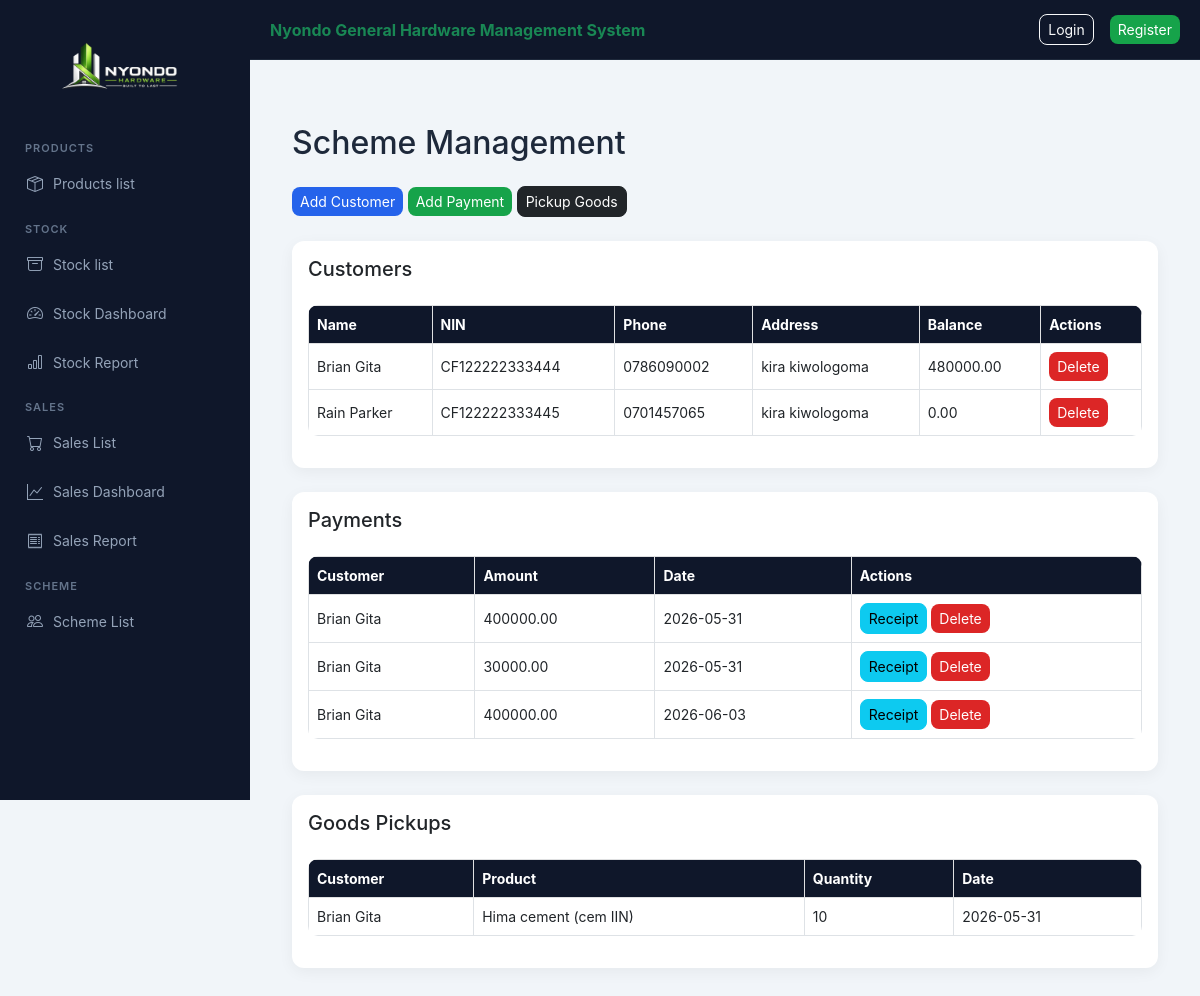
The page /nyondo/scheme/ on the database its author committed.
### nyondo_app/models.py (models this page shows, shortened)
class SchemeCustomer(models.Model):
    full_name = models.CharField(max_length=150)
    nin_number = models.CharField(max_length=30, unique=True)
    phone_number = models.CharField(max_length=20)
    address = models.TextField()
    occupation = models.CharField(max_length=100, default="Salary Earner")
    employer_name = models.CharField(max_length=150, blank=True)
    date_registered = models.DateTimeField(auto_now_add=True)
    def total_deposits(self):
        return self.schemepayment_set.aggregate(
            total=Sum("amount_paid")
        )["total"] or Decimal("0.00")
    def total_goods_taken(self):
        total = Decimal("0.00")
        for pickup in self.schemegoodspickup_set.select_related("linked_sale"):
            if pickup.linked_sale:
                total += pickup.linked_sale.total_price
        return total
    def available_balance(self):
        return self.total_deposits() - self.total_goods_taken()

class SchemeGoodsPickup(models.Model):
    customer = models.ForeignKey(SchemeCustomer, on_delete=models.CASCADE)
    product = models.ForeignKey(Product, on_delete=models.CASCADE)
    quantity_taken = models.PositiveIntegerField()
    linked_sale = models.ForeignKey(
        Sales,
        on_delete=models.SET_NULL,
        null=True,
        blank=True
    )
    pickup_date = models.DateTimeField(auto_now_add=True)

class Sales(models.Model):
    CUSTOMER_TYPES = [
        ("retail", "Retail"),
        ("wholesale", "Wholesale"),
        ("individual_buyers", "Individual Buyers"),
    ]
    customer_name = models.CharField(max_length=150)
    customer_type = models.CharField(max_length=20, choices=CUSTOMER_TYPES)
    product = models.ForeignKey(Product, on_delete=models.CASCADE)
    quantity = models.PositiveIntegerField()
    total_price = models.DecimalField(max_digits=12, decimal_places=2, default=0)
    transport_required = models.BooleanField(default=False)
    distance_km = models.DecimalField(max_digits=6, decimal_places=2, default=0)
    transport_fee = models.DecimalField(max_digits=12, decimal_places=2, default=0)
    sale_date = models.DateTimeField(auto_now_add=True)

class SchemePayment(models.Model):
    customer = models.ForeignKey(SchemeCustomer, on_delete=models.CASCADE)
    amount_paid = models.DecimalField(max_digits=12, decimal_places=2)
    payment_date = models.DateTimeField(auto_now_add=True)
    notes = models.TextField(blank=True)

class Product(models.Model):
    CATEGORY_CHOICES = [
        ("cement", "Cement"),
        ("iron_bar", "Iron Bar"),
        ("iron_sheets", "Iron Sheets"),
        ("barbed_wires", "Barbed wires"),
        ("others", "Others"),
        ("nails", "Nails"),
        ("paint", "Paint"),
    ]
    category_name = models.CharField(max_length=20, choices=CATEGORY_CHOICES)
    product_name = models.CharField(max_length=100)
    unit_cost = models.DecimalField(max_digits=12, decimal_places=2, default=0)
    unit_price = models.DecimalField(max_digits=12, decimal_places=2, default=0)
    description = models.TextField(blank=True)

### nyondo_app/views.py (the view)
# urls.py: path("scheme/", views.scheme_list, name="scheme_list"),
def scheme_list(request):
    return render(request, "scheme_list.html", {
        "customers": SchemeCustomer.objects.all(),
        "payments": SchemePayment.objects.select_related("customer"),
        "pickups": SchemeGoodsPickup.objects.select_related("customer", "product"),
        "products": Product.objects.all()
    })

### nyondo_app/templates/scheme_list.html
{% extends "base.html" %}
{% block content %}
<h2 class="mb-4">Scheme Management</h2>
<div class="mb-4">
    <a href="{% url 'add_scheme_customer' %}" class="btn btn-primary btn-sm">
        Add Customer
    </a>
    <a href="{% url 'add_scheme_payment' %}" class="btn btn-success btn-sm">
        Add Payment
    </a>
    <a href="{% url 'add_scheme_pickup' %}" class="btn btn-dark btn-sm">
        Pickup Goods
    </a>
</div>
<div class="card p-3 mb-4">
    <h5>Customers</h5>
    <table class="table table-hover table-bordered mt-3">
        <thead class="table-light">
            <tr>
                <th>Name</th>
                <th>NIN</th>
                <th>Phone</th>
                <th>Address</th>
                <th>Balance</th>
                <th>Actions</th>
            </tr>
        </thead>
        <tbody>
            {% for c in customers %}
            <tr>
                <td>{{ c.full_name }}</td>
                <td>{{ c.nin_number }}</td>
                <td>{{ c.phone_number }}</td>
                <td>{{ c.address }}</td>
                <td>{{ c.available_balance|floatformat:2 }}</td>
                <td>
                    <a href="{% url 'delete_scheme_customer' c.id %}" class="btn btn-danger btn-sm">
                        Delete
                    </a>
                </td>
            </tr>
            {% empty %}
            <tr>
                <td colspan="6" class="text-center text-muted">
                    No customers found
                </td>
            </tr>
            {% endfor %}
        </tbody>
    </table>
</div>
<div class="card p-3 mb-4">
    <h5>Payments</h5>
    <table class="table table-hover table-bordered mt-3">
        <thead class="table-light">
            <tr>
                <th>Customer</th>
                <th>Amount</th>
                <th>Date</th>
                <th>Actions</th>
            </tr>
        </thead>
        <tbody>
            {% for p in payments %}
            <tr>
                <td>{{ p.customer.full_name }}</td>
                <td>{{ p.amount_paid|floatformat:2 }}</td>
                <td>{{ p.payment_date|date:"Y-m-d" }}</td>
                <td>
                    <a href="{% url 'scheme_payment_receipt' p.id %}" class="btn btn-info btn-sm">
                        Receipt
                    </a>
                    <a href="{% url 'delete_scheme_payment' p.id %}" class="btn btn-danger btn-sm">
                        Delete
                    </a>
                </td>
            </tr>
            {% empty %}
            <tr>
                <td colspan="4" class="text-center text-muted">
                    No payments recorded
                </td>
            </tr>
            {% endfor %}
        </tbody>
    </table>
</div>
<div class="card p-3 mb-4">
    <h5>Goods Pickups</h5>
    <table class="table table-hover table-bordered mt-3">
        <thead class="table-light">
            <tr>
                <th>Customer</th>
                <th>Product</th>
                <th>Quantity</th>
                <th>Date</th>
            </tr>
        </thead>
        <tbody>
            {% for g in pickups %}
            <tr>
                <td>{{ g.customer.full_name }}</td>
                <td>{{ g.product.product_name }}</td>
                <td>{{ g.quantity_taken }}</td>
                <td>{{ g.pickup_date|date:"Y-m-d" }}</td>
            </tr>
            {% empty %}
            <tr>
                <td colspan="4" class="text-center text-muted">
                    No pickups recorded
                </td>
            </tr>
            {% endfor %}
        </tbody>
    </table>
</div>
{% endblock %}

### static/css/style.css (style rules this page uses)
:root { --primary: #2563eb; --success: #16a34a; --dark: #0f172a; --dark-light: #1e293b; --warning: #f59e0b; --bg: #f1f5f9; --text: #1e293b; }
* { margin: 0; padding: 0; box-sizing: border-box; }
body { font-family: "Inter", "Segoe UI", sans-serif; background: var(--bg); color: var(--text); }
a { text-decoration: none; }
.card { border: none; border-radius: 12px; background: white; padding: 20px; box-shadow: 0 4px 15px rgba(0,0,0,0.05); }
.table { background: white; border-radius: 10px; overflow: hidden; }
.table th { background: var(--dark); color: white; font-size: 14px; }
.table td { font-size: 14px; vertical-align: middle; }
.btn { border-radius: 8px; font-size: 14px; }
.btn-primary { background: var(--primary); border: none; }
.btn-success { background: var(--success); border: none; }
.btn-danger { background: #dc2626; border: none; }

### rows shown on the page
SchemeCustomer: full_name "Brian Gita", nin_number "CF122222333444", phone_number "0786090002", address "kira kiwologoma", available_balance "480000.00"
SchemeCustomer: full_name "Rain Parker", nin_number "CF122222333445", phone_number "0701457065", address "kira kiwologoma", available_balance "0.00"
SchemePayment: customer.full_name "Brian Gita", amount_paid "400000.00", payment_date "2026-05-31"
SchemePayment: customer.full_name "Brian Gita", amount_paid "30000.00", payment_date "2026-05-31"
SchemePayment: customer.full_name "Brian Gita", amount_paid "400000.00", payment_date "2026-06-03"
SchemeGoodsPickup: customer.full_name "Brian Gita", product.product_name "Hima cement (cem IIN)", quantity_taken "10", pickup_date "2026-05-31"
